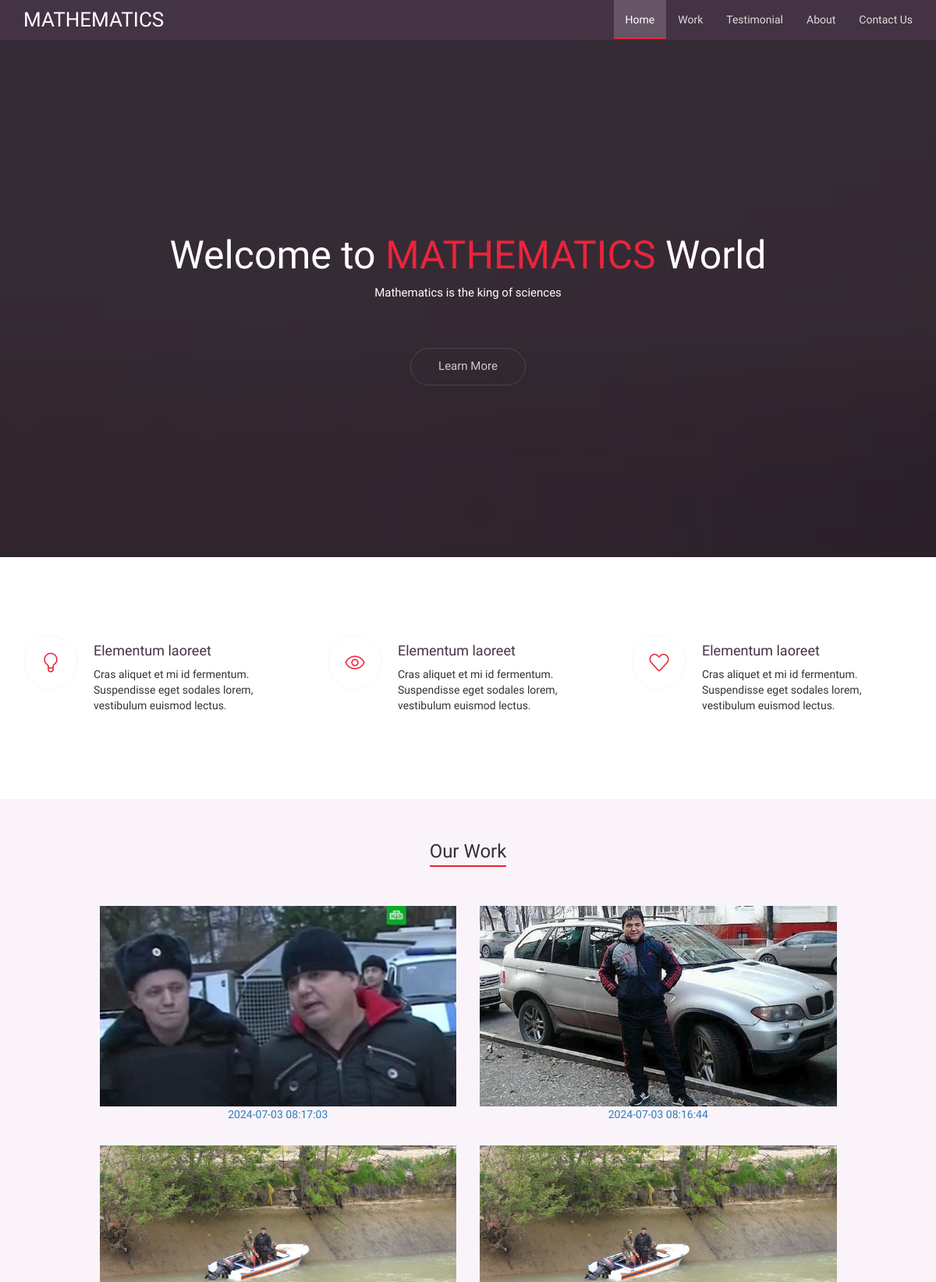
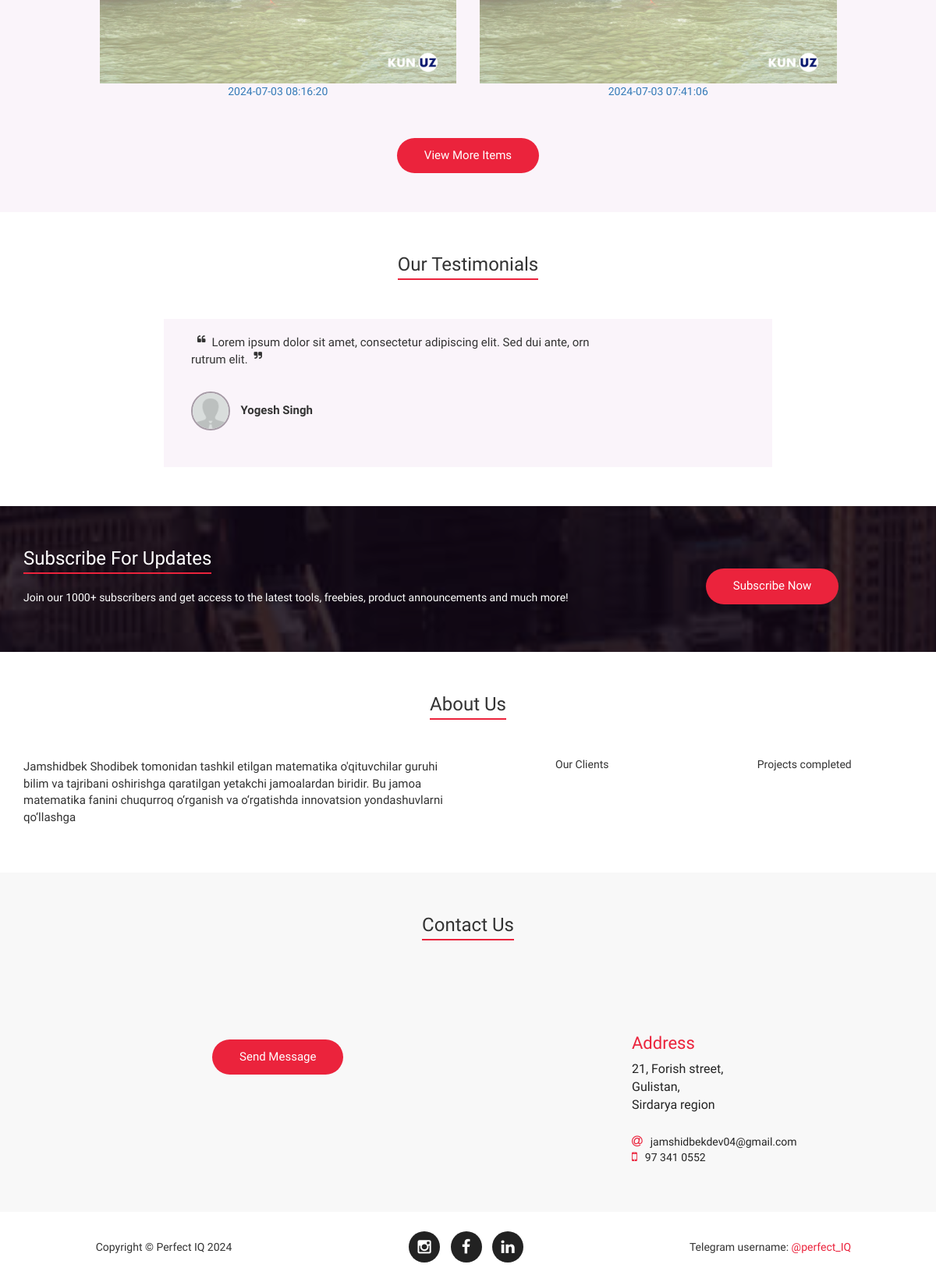
Page /about/image2/ on the committed database (2 pictures, top to bottom).
### home/models.py (models this page shows, shortened)
class Image_work(BaseModel):
    name = models.CharField(max_length=100)
    image = models.ImageField(upload_to='images/', null=True, blank=True)
    title = models.CharField(max_length=255, null=True, blank=True)
    slug = models.SlugField(max_length=255, null=True, blank=True, unique=True)
    class Meta:
        verbose_name = "Image_work"
        verbose_name_plural = "Image_works"

### home/views.py (the view)
# urls.py: path('about/<slug:slug>/', about, name='about'),
def about(request, slug):
    image_work = Image_work.objects.all()
    photo = get_object_or_404(Image_work, slug=slug)
    context = {
        'image_work': image_work.order_by('-created_at')[:4],
        'photo': photo,
    }
    return render(request, 'index.html', context)

### config/models.py (called while the page is built)
    def created_at_format(self):
        return self.created_at.strftime('%Y-%m-%d %H:%M:%S')

### templates/index.html (shortened to what this page needs)
{% load static %}
<!doctype html>
<html>
<head>
<link rel="stylesheet" type="text/css" href="{% static 'css/bootstrap.min.css'%}"/>
<link rel="stylesheet" type="text/css" href="{% static 'css/font-awesome.min.css'%}"/>
<link rel="stylesheet" type="text/css" href="{% static 'css/simple-line-icons.css'%}"/>
<link rel="stylesheet" type="text/css" href="{% static 'css/animate.css'%}"/>
<link rel="stylesheet" type="text/css" href="{% static 'style.css'%}"/>
<link rel="stylesheet" type="text/css" href="{% static 'css/owl.carousel.css'%}"/>
<link rel="stylesheet" type="text/css" href="{% static 'css/owl.theme.css'%}"/>
<link rel="stylesheet" type="text/css" href="{% static 'css/owl.transitions.css'%}"/>
</head>
<body id="myPage" data-spy="scroll" data-target=".navbar" data-offset="60">
<div class="main-header" id="main-header">
  <nav class="navbar mynav navbar-fixed-top">
    <div class="container">
      <div class="navbar-header">
        <a class="navbar-brand" href="#">MATHEMATICS</a> </div>
      <div class="collapse navbar-collapse" id="myNavbar">
        <ul class="nav navbar-nav navbar-right">
          <li class="active"><a href="#banner">Home</a></li>
          <li><a href="#work">Work</a></li>
          <li><a href="#testimonials">Testimonial</a></li>
          <li><a href="#about">About</a></li>
          <li><a href="#contact">Contact Us</a></li>
        </ul>
      </div>
    </div>
  </nav>
</div>
<div class="banner" id="banner">
  <div class="bg-overlay">
    <div class="container">
      <div class="row">
        <div class="col-md-12">
          <div class="banner-text">
            <h2>Welcome to <span>MATHEMATICS</span> World</h2>
            <p>Mathematics is the king of sciences</p>
            <a href="#about" class="banner-button">Learn More</a>
          </div>
        </div>
      </div>
    </div>
  </div>
</div>
<div class="features">
  <div class="container">
    <div class="row">
      <div class="col-md-4 col-sm-6 col-xs-12">
        <div class="feature-box media">
          <div class="icon-box text-center pull-left media-object"> <i class="icon-bulb"></i> </div>
          <div class="feature-text media-body">
            <h4>Elementum laoreet</h4>
            <p class="feature-detail">Cras aliquet et mi id fermentum. Suspendisse eget sodales lorem, vestibulum euismod lectus.</p>
          </div>
        </div>
      </div>
      <div class="col-md-4 col-sm-6 col-xs-12">
        <div class="feature-box media pull-left">
          <div class="icon-box text-center pull-left media-object"> <i class="icon-eye"></i> </div>
          <div class="feature-text media-body">
            <h4>Elementum laoreet</h4>
            <p class="feature-detail">Cras aliquet et mi id fermentum. Suspendisse eget sodales lorem, vestibulum euismod lectus.</p>
          </div>
        </div>
      </div>
      <div class="col-md-4 col-sm-6 col-xs-12">
        <div class="feature-box media pull-left">
          <div class="icon-box text-center pull-left media-object"> <i class="icon-heart"></i> </div>
          <div class="feature-text media-body">
            <h4>Elementum laoreet</h4>
            <p class="feature-detail">Cras aliquet et mi id fermentum. Suspendisse eget sodales lorem, vestibulum euismod lectus.</p>
          </div>
        </div>
      </div>
    </div>
  </div>
</div>
<div id="work" class="portfolio">
  <div class="container">
    <div class="row">
      <div class="col-lg-10 col-lg-offset-1 text-center text">
        <h3>Our Work</h3>
        <div class="row">
          {% for photo in image_work %}
            <div class="col-md-6 col-sm-6">
              <div class="portfolio-item">
                <a href="{% url 'home:about' photo.slug  %}#about">
                  <img class="img-portfolio img-responsive" src="{{photo.image.url}}">
                  {{photo.format_created_at}}
                </a>
              </div>
            </div>
          {% endfor %}
        </div>
          <a href="#contact" class="view-more"> View More Items</a>
      </div>
    </div>
  </div>
</div>
<div class="testimonials" id="testimonials">
  <div class="container">
    <div class="row">
      <div class="col-md-12">
        <div class="text-center">
          <h3>Our Testimonials</h3>
        </div>
      </div>
      <div class="col-md-offset-2 col-md-8 col-sm-offset-1 col-sm-10">
        <div id="owl-demo" class="owl-carousel owl-theme test">
          <div class="item">
            <p><sup><i class="fa fa-quote-left"></i></sup>Lorem ipsum dolor sit amet, consectetur adipiscing elit. Sed dui ante, ornare eget est in, ultricies rutrum elit.<sup><i class="fa fa-quote-right"></i></sup></p>
            <div class="test-img"> <img src="{% static 'images/team-img-01.jpg' %}"/>
              <p><strong>Yogesh Singh</strong></p>
            </div>
          </div>
        </div>
      </div>
    </div>
  </div>
</div>
<div class="call-to-action">
  <div class="call-overlay">
    <div class="container">
      <div class="row">
        <div class="col-md-8 col-sm-10">
          <div class="subscribe-text">
            <h3>Subscribe For Updates</h3>
            <p>Join our 1000+ subscribers and get access to the latest tools, freebies, product announcements and much more!</p>
          </div>
        </div>
        <div class="col-md-4 text-center"> <a href="#contact" class="subscribe-button">Subscribe Now</a> </div>
      </div>
    </div>
  </div>
</div>
<div class="about" id="about">
  <div class="container">
    <div class="row">
      <div class="col-md-12 text-center">
        <h3>About Us</h3>
      </div>
      <div class="col-md-6">
        <div class="about-text">
          <p>
            {{photo.title}}
          </p>
        </div>
      </div>
      <div class="col-md-6">
        <div class="col-md-6 col-sm-6 col-xs-6 block">
          <div class="counter-item text-center">
            <h5>Our Clients</h5>
          </div>
        </div>
        <div class="col-md-6 col-sm-6 col-xs-6">
          <div class="counter-item text-center">
            <h5>Projects completed</h5>
          </div>
        </div>
      </div>
    </div>
  </div>
</div>
<div class="contact" id="contact">
  <div class="container">
    <div class="row">
      <div class="col-md-12">
        <div class="text-center">
          <h3>Contact Us</h3>
        </div>
      </div>
      <div class="col-md-7 col-sm-offset-0 col-sm-6 col-xs-offset-1 col-xs-10">
        <div class="contact-form">
          <form role="form" method="post" action="{% url 'home:index' %}">
            <div class="col-md-6">
            </div>
            <div class="col-md-6">
            </div>
            <div class="col-md-12">
            </div>
            <div class="col-md-12 text-center">
                <button type="submit" class="contact-button">Send Message</button>
            </div>
        </form>
        </div>
      </div>
      <div class="col-md-offset-1 col-md-4 col-sm-offset-1 col-sm-5 col-xs-offset-1 col-xs-10">
        <div class="address">
          <h4>Address</h4>
          <p>21, Forish street,<br>
            Gulistan,<br>
            Sirdarya region<br>
          <div class="email"><i class="fa fa-at"></i>jamshidbekdev04@gmail.com<br>
            <i class="fa fa-mobile"></i>97 341 0552</div>
          </p>
        </div>
      </div>
    </div>
  </div>
</div>
<footer>
  <div class="container">
    <div class="row">
      <div class="col-md-4"> <span class="copyright">Copyright &copy; Perfect IQ 2024</span> </div>
      <div class="col-md-4">
        <ul class="list-inline social-buttons">
          <li><a href="https://www.instagram.com/jamshidbek_0fficial/"><i class="fa fa-instagram"></i></a> </li>
          <li><a href="https://www.facebook.com/profile.php?id=100076312397693"><i class="fa fa-facebook"></i></a> </li>
          <li><a href="#"><i class="fa fa-linkedin"></i></a> </li>
        </ul>
      </div>
      <div class="col-md-4">
        <ul class="list-inline quicklinks">
          <li>Telegram username: <a href="https://t.me/perfect_IQ">@perfect_IQ</a> </li>
        </ul>
      </div>
    </div>
  </div>
</footer>
</body>
</html>

### rows in the picture
Image_work: image (picture), format_created_at "2024-07-03 08:17:03"
Image_work: image (picture), format_created_at "2024-07-03 08:16:44"
Image_work: image (picture), format_created_at "2024-07-03 08:16:20", title "Jamshidbek Shodibek tomonidan tashkil etilgan matematika o'qituvchilar guruhi bilim va tajribani oshirishga qaratilgan yetakchi jamoalardan biridir. Bu jamoa matematika fanini chuqurroq o‘rganish va o‘rgatishda innovatsion yondashuvlarni qo‘llashga"
Image_work: image (picture), format_created_at "2024-07-03 07:41:06"
